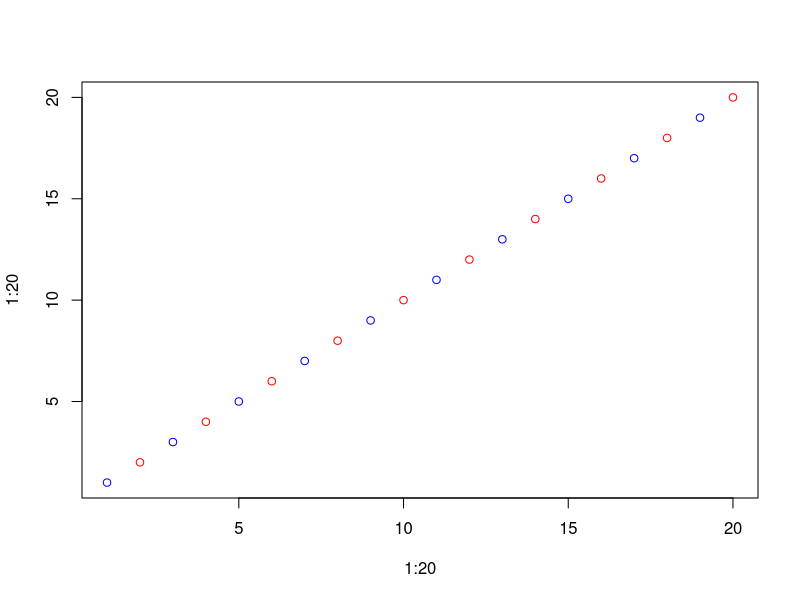
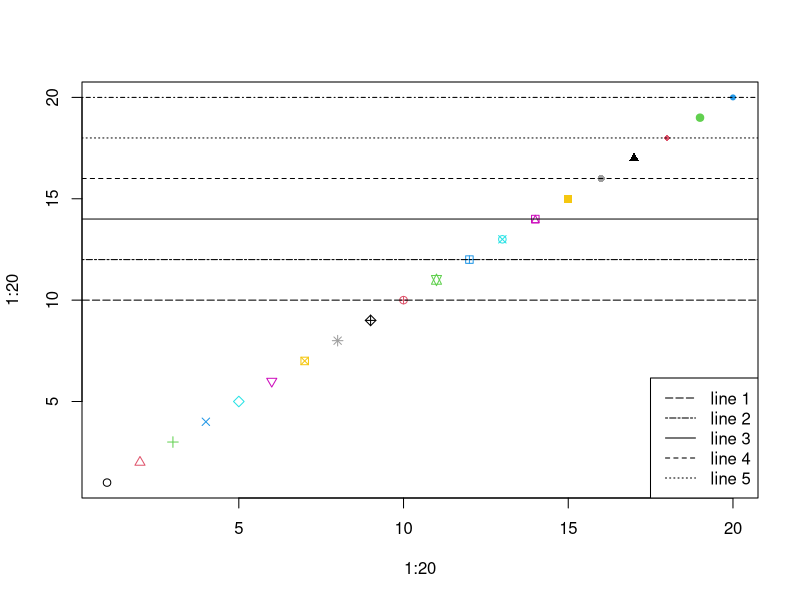
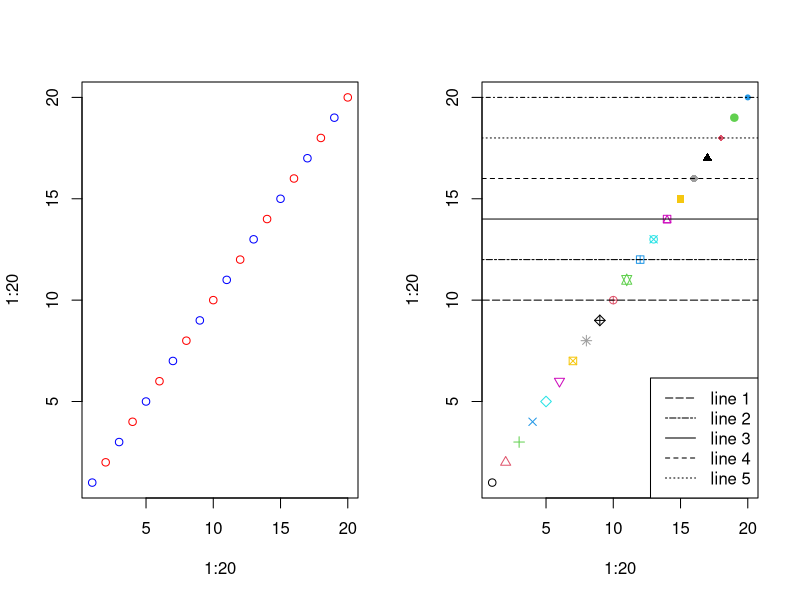
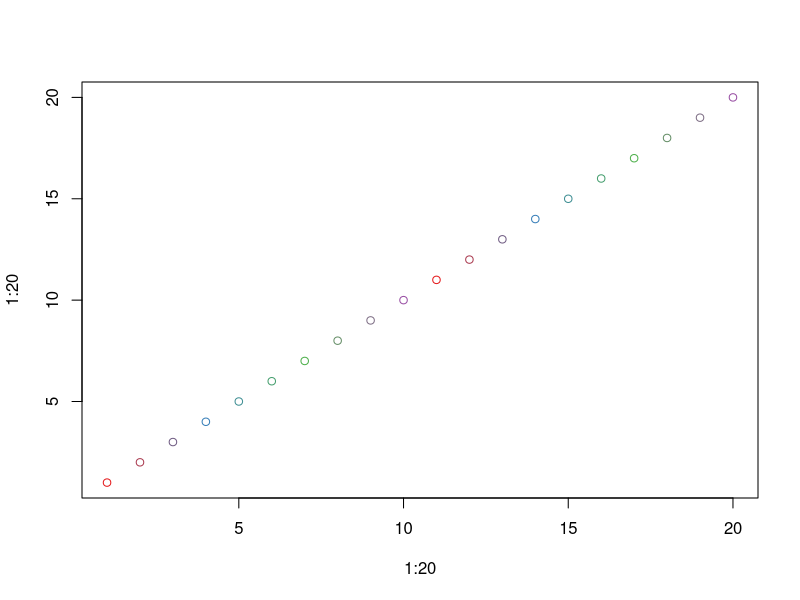
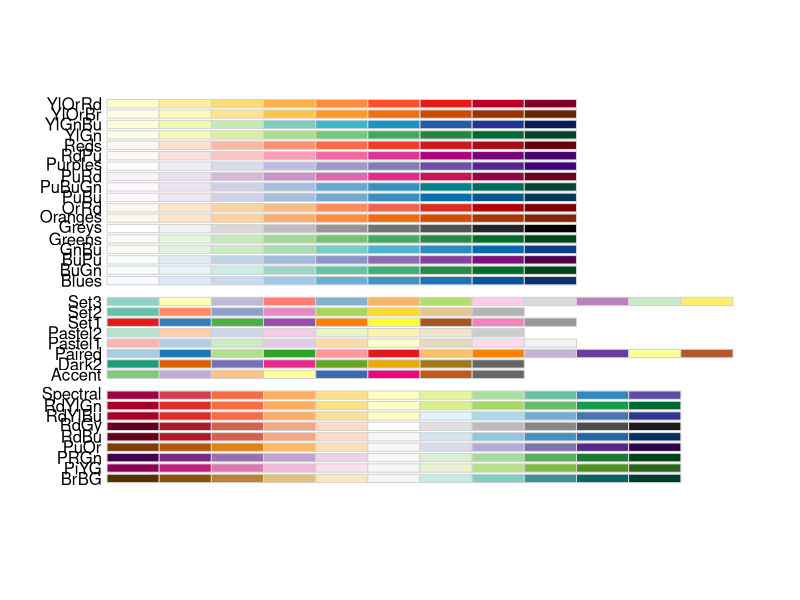

R code for these plots, in order: (Note: this script raises an error after producing the figures.)
plot(1:20, 1:20, col=c(rep(c("blue", "red"), 10)))
plot(1:20, 1:20, col=1:20, pch=1:20)
for(i in 5:10) {
    abline(a=2*i, b=0, lty=i)
}
legend("bottomright", legend=paste("line", 1:5), lty=5:10)


## multiple graphs in one plot
op <- par(mfrow = c(1,2))
plot(1:20, 1:20, col=c(rep(c("blue", "red"), 10)))
plot(1:20, 1:20, col=1:20, pch=1:20)
for(i in 5:10) {
    abline(a=2*i, b=0, lty=i)
}
legend("bottomright", legend=paste("line", 1:5), lty=5:10)
par(op)

## save your graph to a file

install.packages(c("RColorBrewer"))
library(RColorBrewer)
colors <- brewer.pal(4, "Set1")
colors[1]
pal <- colorRampPalette(colors)
pal(5)
plot(1:20, 1:20, col=pal(10))
display.brewer.all()


plot_troops <- ggplot(troops, aes(long, lat)) +
    geom_path(aes(size = survivors, color = direction, group = group))

plot_both <- troops_plot + geom_text(aes(label = city), size = 4, data = cities)

plot_polished <- both +
    scale_size(to = c(1, 10), breaks = c(1, 2, 3) * 10^5,
               labels = comma(c(1, 2, 3) * 10^5)) +
    scale_color_manual(values = c("grey50","red")) +
    xlab(NULL) + ylab(NULL)
